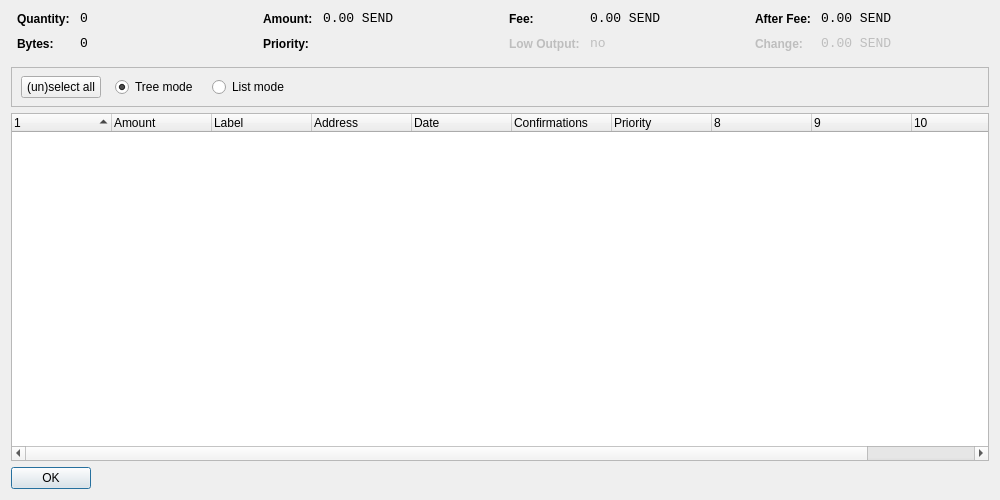
<?xml version="1.0" encoding="UTF-8"?>
<ui version="4.0">
 <class>CoinControlDialog</class>
 <widget class="QDialog" name="CoinControlDialog">
  <property name="geometry">
   <rect>
    <x>0</x>
    <y>0</y>
    <width>1000</width>
    <height>500</height>
   </rect>
  </property>
  <property name="windowTitle">
   <string>Coin Control</string>
  </property>
  <layout class="QVBoxLayout" name="verticalLayout">
   <item>
    <layout class="QHBoxLayout" name="horizontalLayoutTop" stretch="0,0,0,0">
     <property name="topMargin">
      <number>0</number>
     </property>
     <property name="bottomMargin">
      <number>10</number>
     </property>
     <item>
      <layout class="QFormLayout" name="formLayoutCoinControl1">
       <property name="horizontalSpacing">
        <number>10</number>
       </property>
       <property name="verticalSpacing">
        <number>10</number>
       </property>
       <property name="leftMargin">
        <number>6</number>
       </property>
       <property name="rightMargin">
        <number>6</number>
       </property>
       <item row="0" column="0">
        <widget class="QLabel" name="labelCoinControlQuantityText">
         <property name="styleSheet">
          <string notr="true">font-weight:bold;</string>
         </property>
         <property name="text">
          <string>Quantity:</string>
         </property>
        </widget>
       </item>
       <item row="0" column="1">
        <widget class="QLabel" name="labelCoinControlQuantity">
         <property name="font">
          <font>
           <family>Monospace</family>
           <pointsize>10</pointsize>
          </font>
         </property>
         <property name="cursor">
          <cursorShape>IBeamCursor</cursorShape>
         </property>
         <property name="contextMenuPolicy">
          <enum>Qt::ActionsContextMenu</enum>
         </property>
         <property name="text">
          <string notr="true">0</string>
         </property>
         <property name="textInteractionFlags">
          <set>Qt::LinksAccessibleByMouse|Qt::TextSelectableByKeyboard|Qt::TextSelectableByMouse</set>
         </property>
        </widget>
       </item>
       <item row="1" column="0">
        <widget class="QLabel" name="labelCoinControlBytesText">
         <property name="styleSheet">
          <string notr="true">font-weight:bold;</string>
         </property>
         <property name="text">
          <string>Bytes:</string>
         </property>
        </widget>
       </item>
       <item row="1" column="1">
        <widget class="QLabel" name="labelCoinControlBytes">
         <property name="font">
          <font>
           <family>Monospace</family>
           <pointsize>10</pointsize>
          </font>
         </property>
         <property name="cursor">
          <cursorShape>IBeamCursor</cursorShape>
         </property>
         <property name="contextMenuPolicy">
          <enum>Qt::ActionsContextMenu</enum>
         </property>
         <property name="text">
          <string notr="true">0</string>
         </property>
         <property name="textInteractionFlags">
          <set>Qt::LinksAccessibleByMouse|Qt::TextSelectableByKeyboard|Qt::TextSelectableByMouse</set>
         </property>
        </widget>
       </item>
      </layout>
     </item>
     <item>
      <layout class="QFormLayout" name="formLayoutCoinControl2">
       <property name="horizontalSpacing">
        <number>10</number>
       </property>
       <property name="verticalSpacing">
        <number>10</number>
       </property>
       <property name="leftMargin">
        <number>6</number>
       </property>
       <property name="rightMargin">
        <number>6</number>
       </property>
       <item row="0" column="0">
        <widget class="QLabel" name="labelCoinControlAmountText">
         <property name="styleSheet">
          <string notr="true">font-weight:bold;</string>
         </property>
         <property name="text">
          <string>Amount:</string>
         </property>
        </widget>
       </item>
       <item row="0" column="1">
        <widget class="QLabel" name="labelCoinControlAmount">
         <property name="font">
          <font>
           <family>Monospace</family>
           <pointsize>10</pointsize>
          </font>
         </property>
         <property name="cursor">
          <cursorShape>IBeamCursor</cursorShape>
         </property>
         <property name="contextMenuPolicy">
          <enum>Qt::ActionsContextMenu</enum>
         </property>
         <property name="text">
          <string notr="true">0.00 SEND</string>
         </property>
         <property name="textInteractionFlags">
          <set>Qt::LinksAccessibleByMouse|Qt::TextSelectableByKeyboard|Qt::TextSelectableByMouse</set>
         </property>
        </widget>
       </item>
       <item row="1" column="0">
        <widget class="QLabel" name="labelCoinControlPriorityText">
         <property name="styleSheet">
          <string notr="true">font-weight:bold;</string>
         </property>
         <property name="text">
          <string>Priority:</string>
         </property>
        </widget>
       </item>
       <item row="1" column="1">
        <widget class="QLabel" name="labelCoinControlPriority">
         <property name="font">
          <font>
           <family>Monospace</family>
           <pointsize>10</pointsize>
          </font>
         </property>
         <property name="cursor">
          <cursorShape>IBeamCursor</cursorShape>
         </property>
         <property name="contextMenuPolicy">
          <enum>Qt::ActionsContextMenu</enum>
         </property>
         <property name="text">
          <string/>
         </property>
         <property name="textInteractionFlags">
          <set>Qt::LinksAccessibleByMouse|Qt::TextSelectableByKeyboard|Qt::TextSelectableByMouse</set>
         </property>
        </widget>
       </item>
      </layout>
     </item>
     <item>
      <layout class="QFormLayout" name="formLayoutCoinControl3">
       <property name="horizontalSpacing">
        <number>10</number>
       </property>
       <property name="verticalSpacing">
        <number>10</number>
       </property>
       <property name="leftMargin">
        <number>6</number>
       </property>
       <property name="rightMargin">
        <number>6</number>
       </property>
       <item row="0" column="0">
        <widget class="QLabel" name="labelCoinControlFeeText">
         <property name="styleSheet">
          <string notr="true">font-weight:bold;</string>
         </property>
         <property name="text">
          <string>Fee:</string>
         </property>
        </widget>
       </item>
       <item row="0" column="1">
        <widget class="QLabel" name="labelCoinControlFee">
         <property name="font">
          <font>
           <family>Monospace</family>
           <pointsize>10</pointsize>
          </font>
         </property>
         <property name="cursor">
          <cursorShape>IBeamCursor</cursorShape>
         </property>
         <property name="contextMenuPolicy">
          <enum>Qt::ActionsContextMenu</enum>
         </property>
         <property name="text">
          <string notr="true">0.00 SEND</string>
         </property>
         <property name="textInteractionFlags">
          <set>Qt::LinksAccessibleByMouse|Qt::TextSelectableByKeyboard|Qt::TextSelectableByMouse</set>
         </property>
        </widget>
       </item>
       <item row="1" column="0">
        <widget class="QLabel" name="labelCoinControlLowOutputText">
         <property name="enabled">
          <bool>false</bool>
         </property>
         <property name="styleSheet">
          <string notr="true">font-weight:bold;</string>
         </property>
         <property name="text">
          <string>Low Output:</string>
         </property>
        </widget>
       </item>
       <item row="1" column="1">
        <widget class="QLabel" name="labelCoinControlLowOutput">
         <property name="enabled">
          <bool>false</bool>
         </property>
         <property name="font">
          <font>
           <family>Monospace</family>
           <pointsize>10</pointsize>
          </font>
         </property>
         <property name="cursor">
          <cursorShape>IBeamCursor</cursorShape>
         </property>
         <property name="contextMenuPolicy">
          <enum>Qt::ActionsContextMenu</enum>
         </property>
         <property name="text">
          <string notr="true">no</string>
         </property>
         <property name="textInteractionFlags">
          <set>Qt::LinksAccessibleByMouse|Qt::TextSelectableByKeyboard|Qt::TextSelectableByMouse</set>
         </property>
        </widget>
       </item>
      </layout>
     </item>
     <item>
      <layout class="QFormLayout" name="formLayoutCoinControl4">
       <property name="horizontalSpacing">
        <number>10</number>
       </property>
       <property name="verticalSpacing">
        <number>10</number>
       </property>
       <property name="leftMargin">
        <number>6</number>
       </property>
       <property name="rightMargin">
        <number>6</number>
       </property>
       <item row="0" column="0">
        <widget class="QLabel" name="labelCoinControlAfterFeeText">
         <property name="styleSheet">
          <string notr="true">font-weight:bold;</string>
         </property>
         <property name="text">
          <string>After Fee:</string>
         </property>
        </widget>
       </item>
       <item row="0" column="1">
        <widget class="QLabel" name="labelCoinControlAfterFee">
         <property name="font">
          <font>
           <family>Monospace</family>
           <pointsize>10</pointsize>
          </font>
         </property>
         <property name="cursor">
          <cursorShape>IBeamCursor</cursorShape>
         </property>
         <property name="contextMenuPolicy">
          <enum>Qt::ActionsContextMenu</enum>
         </property>
         <property name="text">
          <string notr="true">0.00 SEND</string>
         </property>
         <property name="textInteractionFlags">
          <set>Qt::LinksAccessibleByMouse|Qt::TextSelectableByKeyboard|Qt::TextSelectableByMouse</set>
         </property>
        </widget>
       </item>
       <item row="1" column="0">
        <widget class="QLabel" name="labelCoinControlChangeText">
         <property name="enabled">
          <bool>false</bool>
         </property>
         <property name="styleSheet">
          <string notr="true">font-weight:bold;</string>
         </property>
         <property name="text">
          <string>Change:</string>
         </property>
        </widget>
       </item>
       <item row="1" column="1">
        <widget class="QLabel" name="labelCoinControlChange">
         <property name="enabled">
          <bool>false</bool>
         </property>
         <property name="font">
          <font>
           <family>Monospace</family>
           <pointsize>10</pointsize>
          </font>
         </property>
         <property name="cursor">
          <cursorShape>IBeamCursor</cursorShape>
         </property>
         <property name="contextMenuPolicy">
          <enum>Qt::ActionsContextMenu</enum>
         </property>
         <property name="text">
          <string notr="true">0.00 SEND</string>
         </property>
         <property name="textInteractionFlags">
          <set>Qt::LinksAccessibleByMouse|Qt::TextSelectableByKeyboard|Qt::TextSelectableByMouse</set>
         </property>
        </widget>
       </item>
      </layout>
     </item>
    </layout>
   </item>
   <item>
    <widget class="QFrame" name="frame">
     <property name="minimumSize">
      <size>
       <width>0</width>
       <height>40</height>
      </size>
     </property>
     <property name="frameShape">
      <enum>QFrame::StyledPanel</enum>
     </property>
     <property name="frameShadow">
      <enum>QFrame::Sunken</enum>
     </property>
     <widget class="QWidget" name="horizontalLayoutWidget">
      <property name="geometry">
       <rect>
        <x>10</x>
        <y>0</y>
        <width>781</width>
        <height>41</height>
       </rect>
      </property>
      <layout class="QHBoxLayout" name="horizontalLayoutPanel" stretch="0,0,0,0,0">
       <property name="spacing">
        <number>14</number>
       </property>
       <item>
        <widget class="QPushButton" name="pushButtonSelectAll">
         <property name="sizePolicy">
          <sizepolicy hsizetype="Maximum" vsizetype="Fixed">
           <horstretch>0</horstretch>
           <verstretch>0</verstretch>
          </sizepolicy>
         </property>
         <property name="text">
          <string>(un)select all</string>
         </property>
        </widget>
       </item>
       <item>
        <widget class="QRadioButton" name="radioTreeMode">
         <property name="sizePolicy">
          <sizepolicy hsizetype="Maximum" vsizetype="Fixed">
           <horstretch>0</horstretch>
           <verstretch>0</verstretch>
          </sizepolicy>
         </property>
         <property name="text">
          <string>Tree mode</string>
         </property>
         <property name="checked">
          <bool>true</bool>
         </property>
        </widget>
       </item>
       <item>
        <widget class="QRadioButton" name="radioListMode">
         <property name="sizePolicy">
          <sizepolicy hsizetype="Maximum" vsizetype="Fixed">
           <horstretch>0</horstretch>
           <verstretch>0</verstretch>
          </sizepolicy>
         </property>
         <property name="text">
          <string>List mode</string>
         </property>
        </widget>
       </item>
       <item>
        <spacer name="horizontalSpacer">
         <property name="orientation">
          <enum>Qt::Horizontal</enum>
         </property>
         <property name="sizeHint" stdset="0">
          <size>
           <width>40</width>
           <height>20</height>
          </size>
         </property>
        </spacer>
       </item>
      </layout>
     </widget>
    </widget>
   </item>
   <item>
    <widget class="CoinControlTreeWidget" name="treeWidget">
     <property name="contextMenuPolicy">
      <enum>Qt::CustomContextMenu</enum>
     </property>
     <property name="sortingEnabled">
      <bool>false</bool>
     </property>
     <property name="columnCount">
      <number>11</number>
     </property>
     <attribute name="headerShowSortIndicator" stdset="0">
      <bool>true</bool>
     </attribute>
     <attribute name="headerStretchLastSection">
      <bool>false</bool>
     </attribute>
     <column>
      <property name="text">
       <string/>
      </property>
     </column>
     <column>
      <property name="text">
       <string>Amount</string>
      </property>
     </column>
     <column>
      <property name="text">
       <string>Label</string>
      </property>
     </column>
     <column>
      <property name="text">
       <string>Address</string>
      </property>
     </column>
     <column>
      <property name="text">
       <string>Date</string>
      </property>
     </column>
     <column>
      <property name="text">
       <string>Confirmations</string>
      </property>
      <property name="toolTip">
       <string>Confirmed</string>
      </property>
     </column>
     <column>
      <property name="text">
       <string>Priority</string>
      </property>
     </column>
     <column>
      <property name="text">
       <string/>
      </property>
     </column>
     <column>
      <property name="text">
       <string/>
      </property>
     </column>
     <column>
      <property name="text">
       <string/>
      </property>
     </column>
     <column>
      <property name="text">
       <string/>
      </property>
     </column>
    </widget>
   </item>
   <item>
    <widget class="QDialogButtonBox" name="buttonBox">
     <property name="sizePolicy">
      <sizepolicy hsizetype="Maximum" vsizetype="Fixed">
       <horstretch>0</horstretch>
       <verstretch>0</verstretch>
      </sizepolicy>
     </property>
     <property name="orientation">
      <enum>Qt::Horizontal</enum>
     </property>
     <property name="standardButtons">
      <set>QDialogButtonBox::Ok</set>
     </property>
    </widget>
   </item>
  </layout>
 </widget>
 <customwidgets>
  <customwidget>
   <class>CoinControlTreeWidget</class>
   <extends>QTreeWidget</extends>
   <header>coincontroltreewidget.h</header>
  </customwidget>
 </customwidgets>
 <resources/>
 <connections/>
</ui>
